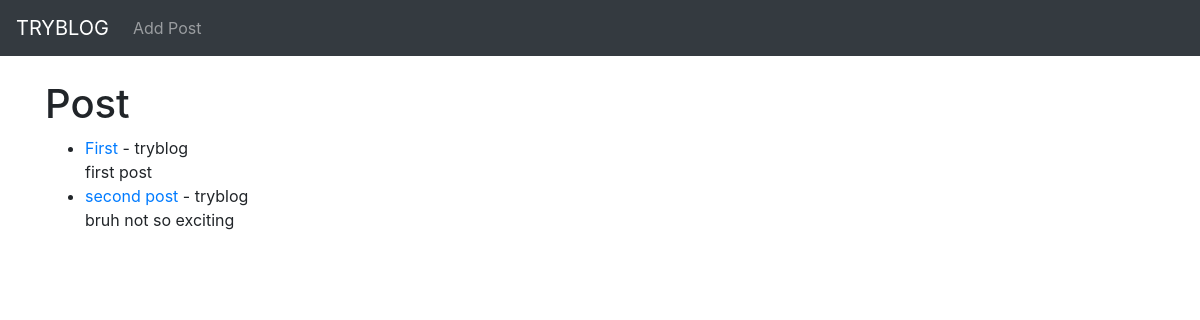
Before: / with the older database file.
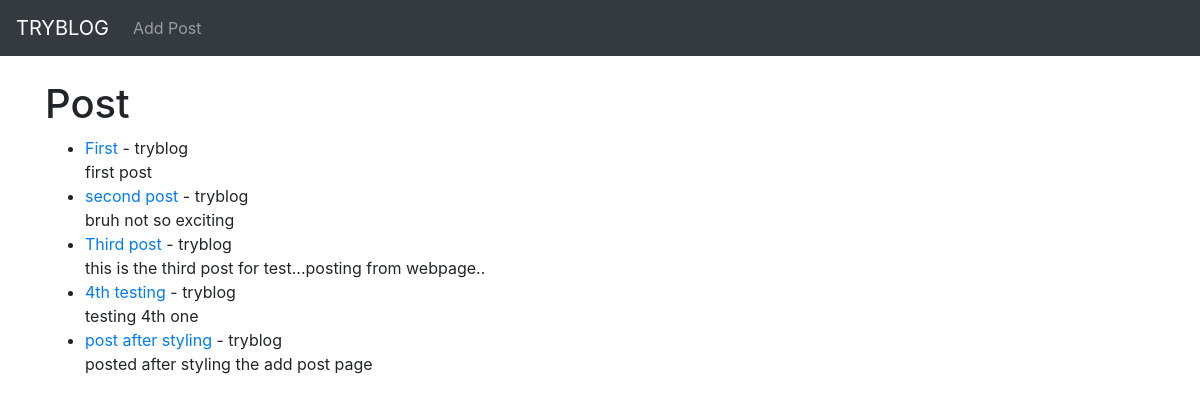
After: the same page with the newer database file.
### myblog/models.py (models this page shows, shortened)
class Post(models.Model):
    title = models.CharField(max_length=255)
    title_tag = models.CharField(max_length=255)
    author = models.ForeignKey(User, on_delete=models.CASCADE)
    body = models.TextField()

### myblog/views.py (the view)
# urls.py: path('',HomeView.as_view(),name="home"),
class HomeView(ListView):
    model = Post
    template_name = 'home.html'

### myblog/templates/home.html
{% extends 'base.html'%}
{% block content %}
<h1>Post</h1>
<ul>
{% for post in object_list %}
   <li><a href="{% url 'article-details' post.pk %}">{{post.title}} </a>- {{post.author}} <br/>
   {{post.body}}</li>
{% endfor %}
</ul>
{% endblock %}

### myblog/templates/base.html (shortened to what this page needs)
<!doctype html>
<html lang="en">
  <head>
    <link rel="stylesheet" href="https://stackpath.bootstrapcdn.com/bootstrap/4.5.0/css/bootstrap.min.css">
  </head>
  <body>
    <nav class="navbar navbar-expand-lg navbar-dark bg-dark">
      <a class="navbar-brand" href="{% url 'home' %}">TRYBLOG</a>
      <div class="collapse navbar-collapse" id="navbarSupportedContent">
        <ul class="navbar-nav mr-auto">
          <li class="nav-item">
            <a class="nav-link" href="{% url 'add_post' %}">Add Post</a>
          </li>
        </ul>
      </div>
    </nav>
    <br/>
    <div class="container">
    {% block content %}
    {% endblock %}
    </div>
  </body>
</html>

Changed rows visible on the page:
added Post: title "Third post", author "tryblog", body "this is the third post for test...posting from webpage.."
added Post: title "4th testing", author "tryblog", body "testing 4th one"
added Post: title "post after styling", author "tryblog", body "posted after styling the add post page"
